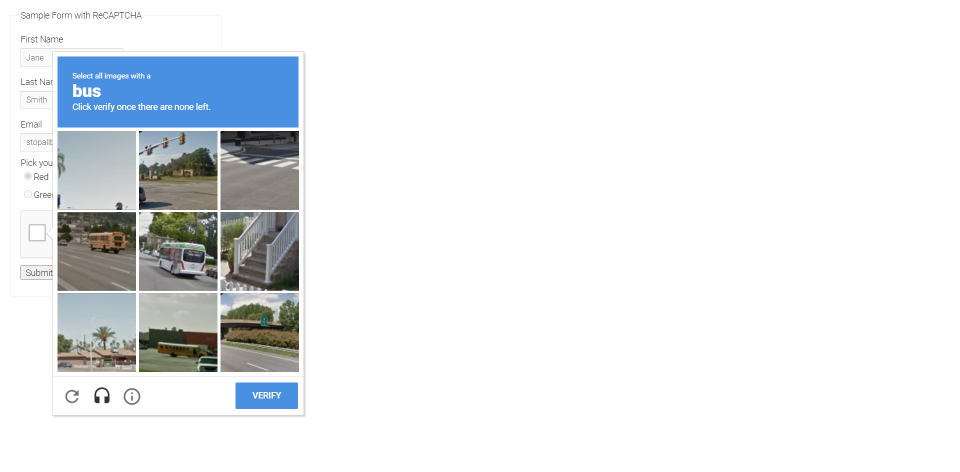
#> input picture page.png, 1920 x 943 px (shown at 1/2 size)
$ python get_imgs.py
#> lines starting #> are read from the running program, lines starting #| are printed output that depends on the picture
import cv2
#cv2.imshow("a",cropped)

def prepare():

    im = cv2.imread("page.png")
#> im is the input picture: shape (943, 1920, 3); mean B, G, R 237.2, 234.8, 231.9
    cropped = im[260:750,110:600]

    ima = cropped[0:165,0:165]
    imb = cropped[0:165,165:330]
    imc = cropped[0:165,330:490]
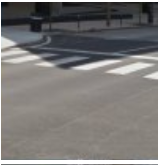
#> imc: shape (165, 160, 3); mean B, G, R 119.3, 120.7, 122.8
    imd = cropped[165:330,0:165]
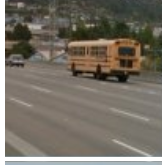
#> imd: shape (165, 165, 3); mean B, G, R 101.8, 112.6, 119.1
    ime = cropped[165:330,165:330]
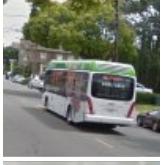
#> ime: shape (165, 165, 3); mean B, G, R 118.9, 128.8, 126.1
    imf = cropped[165:330,330:490]
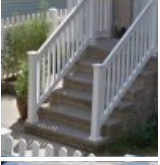
#> imf: shape (165, 160, 3); mean B, G, R 115.7, 118.5, 118
    img = cropped[330:490,0:165]
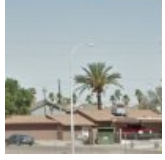
#> img: shape (160, 165, 3); mean B, G, R 173.5, 176.1, 171.5
    imh = cropped[330:490,165:330]
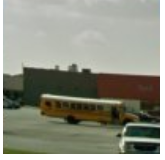
#> imh: shape (160, 165, 3); mean B, G, R 128.8, 142.2, 140.7
    imi = cropped[330:490,330:490]
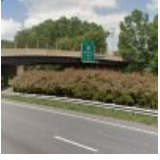
#> imi: shape (160, 160, 3); mean B, G, R 116.6, 131.6, 132.2

    cv2.imwrite("ima.png",ima)
    cv2.imwrite("imb.png",imb)
    cv2.imwrite("imc.png",imc)
    cv2.imwrite("imd.png",imd)
    cv2.imwrite("ime.png",ime)
    cv2.imwrite("imf.png",imf)
    cv2.imwrite("img.png",img)
    cv2.imwrite("imh.png",imh)
    cv2.imwrite("imi.png",imi)

prepare()
